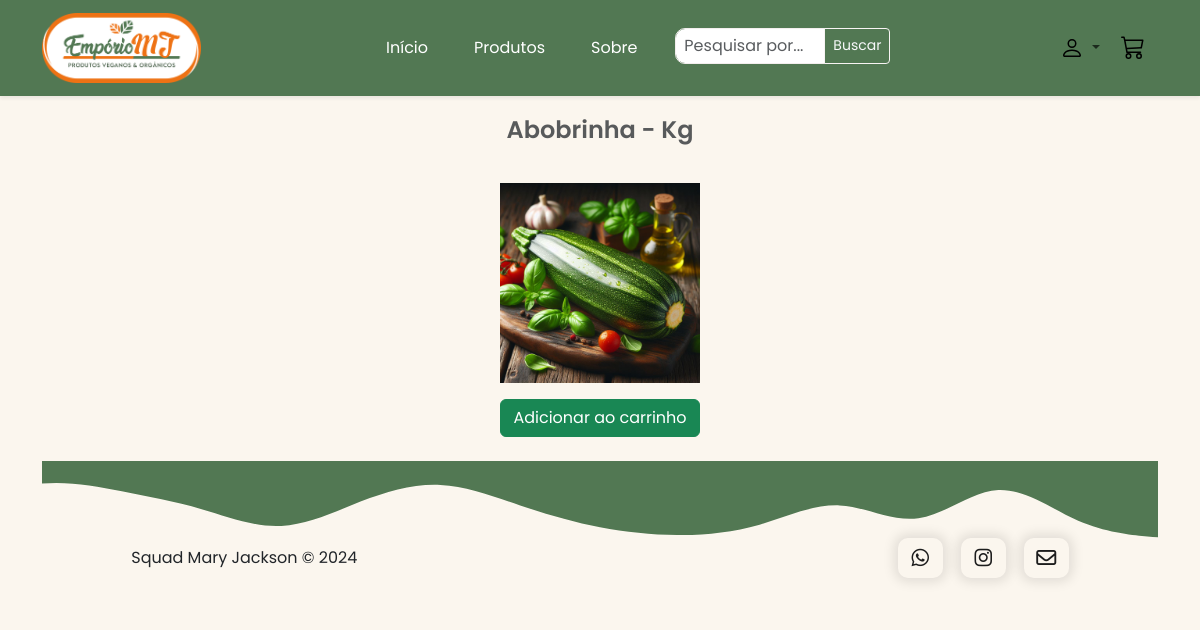
/carrinho/51 (signed in), run on the app's committed database.
### app_MJ/models.py (models this page shows, shortened)
class Produto(models.Model):
    nome_produto = models.CharField(max_length=200, default='')
    categoria = models.ForeignKey(Categoria, on_delete=models.CASCADE, default=1)
    descricao = models.TextField()
    quantidade = models.IntegerField(default=0)
    imagem = models.ImageField(upload_to="", null=True, blank=True)
    preco = models.DecimalField(max_digits=5, decimal_places=2)
    data_produto = models.DateTimeField(default=datetime.now, blank=True)

### app_MJ/views.py (the view)
# urls.py: path('carrinho/<int:produto_id>', carrinho, name='carrinho'),
def carrinho(request, produto_id):
    produto = get_object_or_404(Produto, pk=produto_id)
    carro_id = request.session.get('carro_id')
    if carro_id:
        carro_obj = Carrinho.objects.get(id=carro_id)
    else:
        carro_obj = Carrinho.objects.create(total=0)
        request.session['carro_id'] = carro_obj.id
    return render(request, 'carrinho.html', {'produto': produto, 'carro_obj': carro_obj, 'carro_id': carro_id, 'carrinho': 'active'})

### templates/carrinho.html (shortened to what this page needs)
{% extends 'base.html' %}
{% block content %}
<div class="container">
    <h3 class="text-muted" style="margin-bottom: 30px; margin-top: 20px; text-align: center; font-size: 24px; font-weight: 600;"> {{produto.nome_produto}}</h3>
    <div class="row justify-content-center">
        <div class="col-md-4 mb-4 mt-2 section">
            <div class="card-body text-center border-bottom-0">
                <img src="{{ produto.imagem.url }}" class="card-img-top mx-auto d-block mb-3" alt="{{ produto.nome_produto }}" style="max-width: 200px; margin-bottom: -15px" />
                {% if produto_adicionado %}
                <p class="text-success">Item adicionado ao carrinho!</p>
                {% else %}
                <form action="{% url 'carrinho' produto.id %}" method="POST">
                    <button type="submit" class="btn btn-success" style="text-decoration: none;">Adicionar ao carrinho</button>
                </form>
                {% endif %}
           </div>
        </div>
    </div>
{% endblock %}

### static/css/color.css (style rules this page uses)
:root { --green: #527853; --dark-orange: #ee7214; --light-orange: #f7b787; --salmon: #f9e8d9; --black: #000; --white: #fff; --light-blue: #007bff; }

### static/css/style.css (style rules this page uses)
* { font-family: 'Poppins', sans-serif; margin: 0; padding: 0; box-sizing: border-box; }
html,body { overflow-x: hidden; }
body { background-color:#F9E8D9; min-width: 372px; }

### data on the page
Produto: nome_produto "Abobrinha - Kg", imagem (picture)
